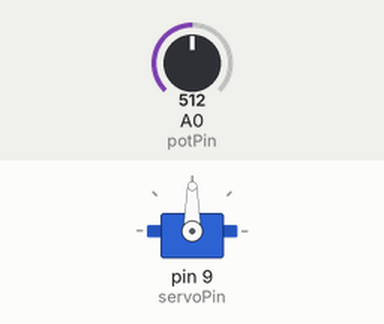
A sketch run on a simulated Arduino Uno, built with avr-gcc and run on an emulated ATmega328P. On the bench: servo. The test bench sets the inputs (shaded band); at power-on: A0 (potPin) = 512.

Above: at 1.2 s.
1.3 s: A0 (potPin) set to 716
At 2.3 s:
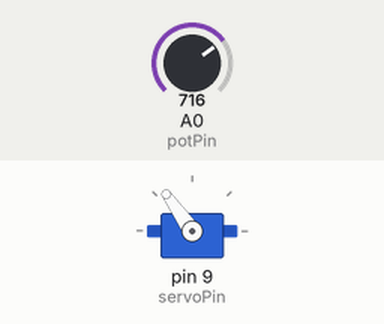
2.9 s: A0 (potPin) set to 900
At 3.5 s:
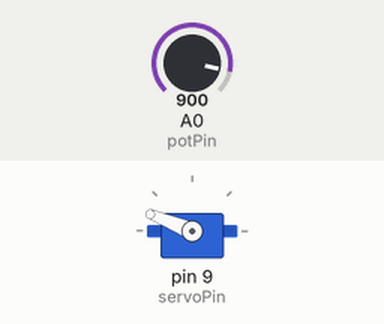
4.5 s: A0 (potPin) set to 1023
At 5.8 s:
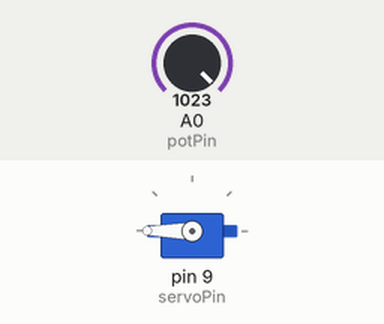
6.1 s: A0 (potPin) set to 306
At 7.3 s:
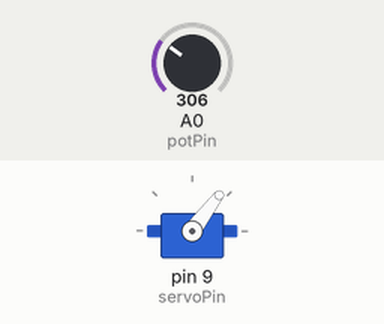
7.7 s: A0 (potPin) set to 122
At 8.6 s:
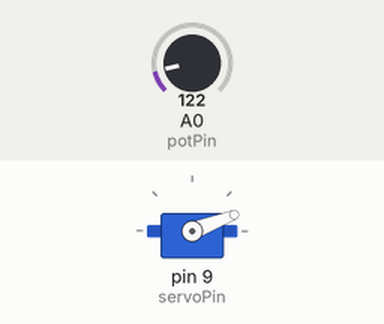
Timing chart, 0 to 10.3 s (numbered marks = the images above; inputs shaded):
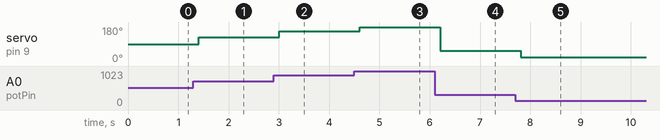

The sketch:

knob.ino
```cpp
#include <Servo.h>

Servo myservo;  // create servo object to control a servo
const int servoPin = 9;

int potPin = A0;  // analog pin used to read the potentiometer

void setup()
{
  myservo.attach(servoPin);  // attaches the servo pin
}

void loop()
{
  int adcValue = analogRead(potPin);          // reads the value of the potentiometer (value between 0 and 1023)
  int angle = map(adcValue, 0, 1023, 0, 180); // scale it to use it with the servo (value between 0 and 180)
  myservo.write(angle);                       // sets the servo position according to the scaled value
  delay(200);                                  // waits for the servo to get there
}
```

Measured:
- after the input at 1.3 s, servo on pin 9 (servoPin): 90° → 125° after 0.10 s
- after the input at 2.9 s, servo on pin 9 (servoPin): 125° → 158° after 0.10 s
- after the input at 4.5 s, servo on pin 9 (servoPin): 158° → 180° after 0.11 s
- after the input at 6.1 s, servo on pin 9 (servoPin): 180° → 53° after 0.11 s
- after the input at 7.7 s, servo on pin 9 (servoPin): 53° → 21° after 0.11 s
